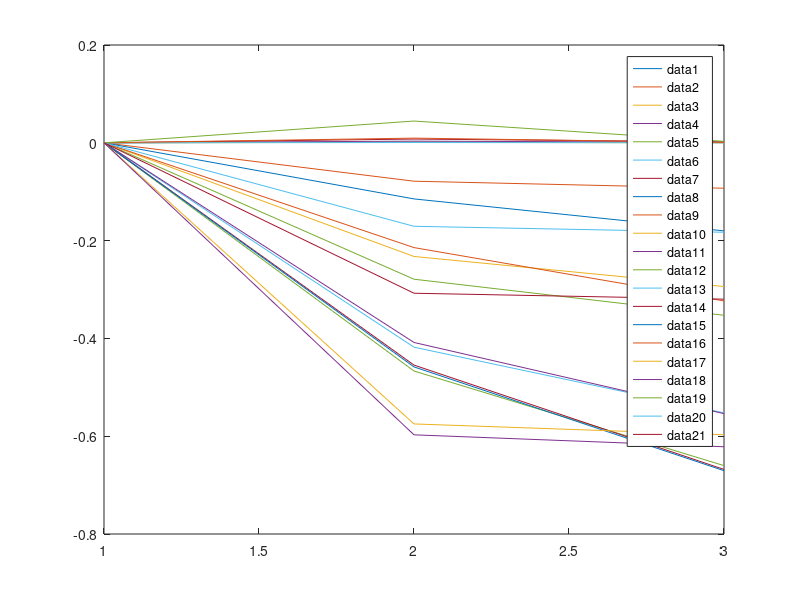
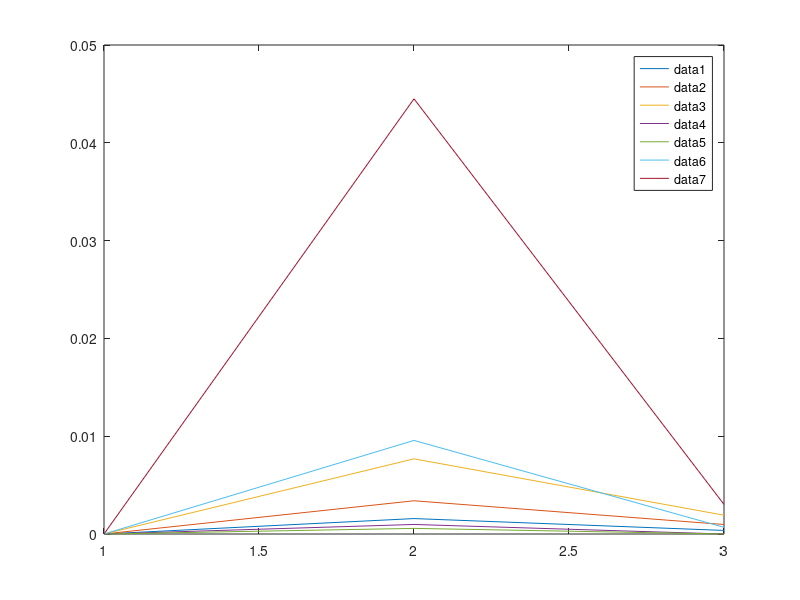
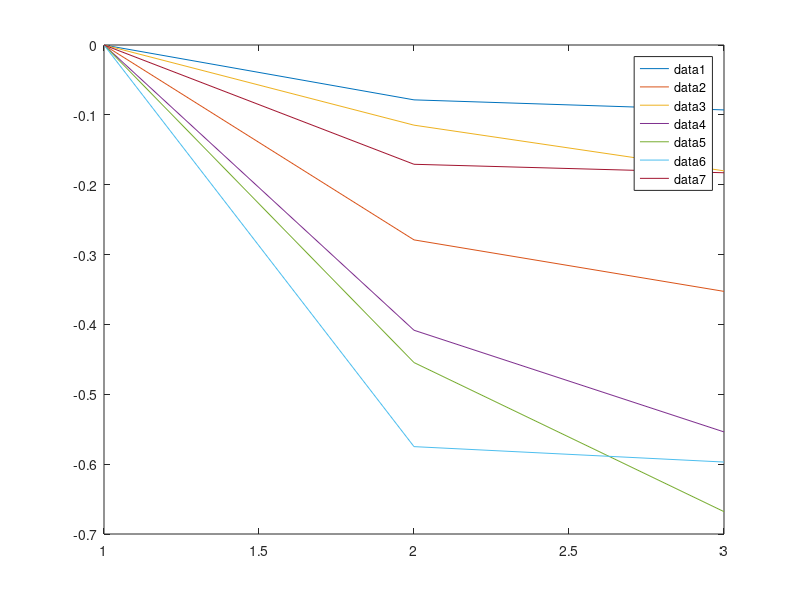
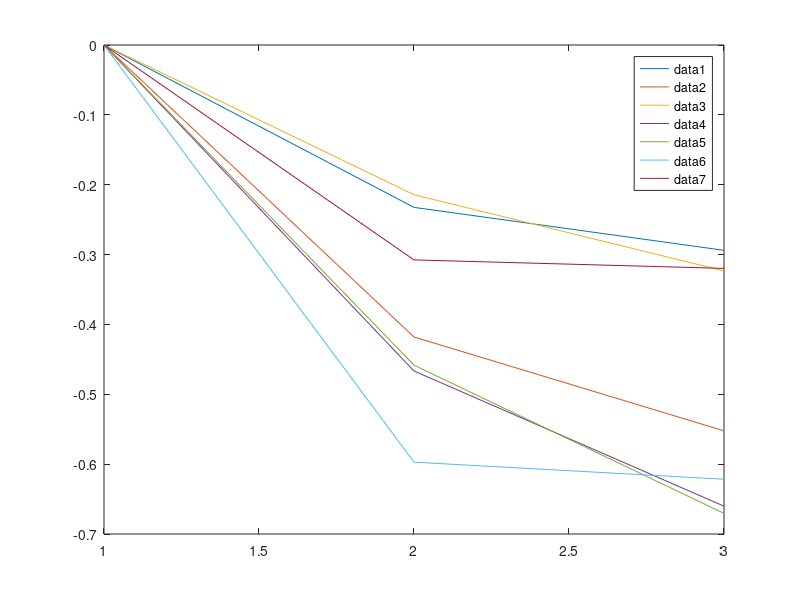

Here is the MATLAB script that generated these plots, in order:
%% The technical details can be seen in the paper
% @article{liu2021adaptive,
%   title={Adaptive bias RBF neural network control for a robotic manipulator},
%   author={Liu, Qiong and Li, Dongyu and Ge, Shuzhi Sam and Ji, Ruihang and Ouyang, Zhong and Tee, Keng Peng},
%   journal={Neurocomputing},
%   volume={447},
%   pages={213--223},
%   year={2021},
%   publisher={Elsevier}
% }

clear
clc
close all
f=zeros(7,3,3);
f(1,1,:)=[0.43739   0.43808  0.43755];
f(1,2,:)=[0.4994     0.46018  0.4530];
f(1,3,:)=[0.6849     0.5257    0.4836];
f(2,1,:)=[0.02060   0.02067  0.02062];
f(2,2,:)=[0.03703   0.0267    0.02397];
f(2,3,:)=[0.06292   0.03662  0.02817];
f(3,1,:)=[0.01041   0.01049  0.01043];
f(3,2,:)=[0.01560   0.01381  0.01279];
f(3,3,:)=[0.02347   0.01844  0.01588];
f(4,1,:)=[0.1025     0.1026    0.1025 ];
f(4,2,:)=[0.2645     0.1565    0.1180];
f(4,3,:)=[0.4202     0.2241    0.1428];
f(5,1,:)=[0.03484   0.03486  0.03484];
f(5,2,:)=[0.2400     0.1309    0.07968];
f(5,3,:)=[0.4124     0.2234    0.1359];
f(6,1,:)=[0.01463   0.01477  0.01464];
f(6,2,:)=[0.07655   0.03254  0.03085];
f(6,3,:)=[0.12045   0.04852  0.04558];
f(7,1,:)=[0.07933   0.08286  0.07957];
f(7,2,:)=[0.1104     0.09155  0.09021];
f(7,3,:)=[0.1401     0.09700   0.09530];


d=zeros(7,3,3);
%d(:,:,1)=1;
for i=1:7
    for j=1:3
        for k=2:3
        d(i,j,k)=(f(i,j,k)-f(i,j,1))/f(i,j,1)
        end
        dd=d(i,j,:);
        plot(dd(:));
        hold on
    end
end
legend
a=['a','b','c'];
for j=1:3
    figure
    for i=1:7
        dd=d(i,j,:);
        plot(dd(:));
        hold on
    end
    legend
end
    

    
        

